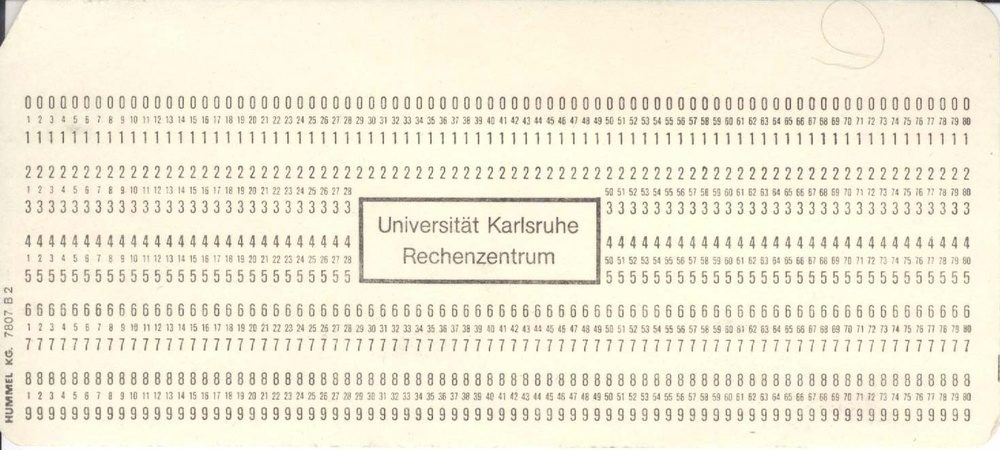
#> input picture PyPunch/template_card.jpg, 1000 x 450 px, shrunk from 1469 x 661 before the run
$ python main.py
#> lines starting #> are read from the running program, lines starting #| are printed output that depends on the picture
from PIL import Image, ImageDraw
import sys
import os
from .mappings import MAPPINGS as MAP


def build_card(command: str = "Example Command", out_file="out_card.png"):
#> called with command = 'test', out_file = 'out_card.png'
    if len(command) > 72:
        raise Exception("Command too long")
    # Template image taken from Columbia University
    # http://www.columbia.edu/cu/computinghistory/karlsruhe-card.jpg
    # im = Image.open('PyPunch/template_card.jpg').copy()
    im = Image.open(os.path.join(os.path.dirname(__file__), 'template_card.jpg')).copy()
#> im is the input picture: PIL image 1000x450 RGB; mean R, G, B 242.9, 237.4, 217.9
    draw = ImageDraw.Draw(im)
    counter = 0
    for c in command:
        if c != ' ':
            draw_punch(draw, counter, c)
        counter += 1
#> after the loop, counter = 4
    im.save(out_file)
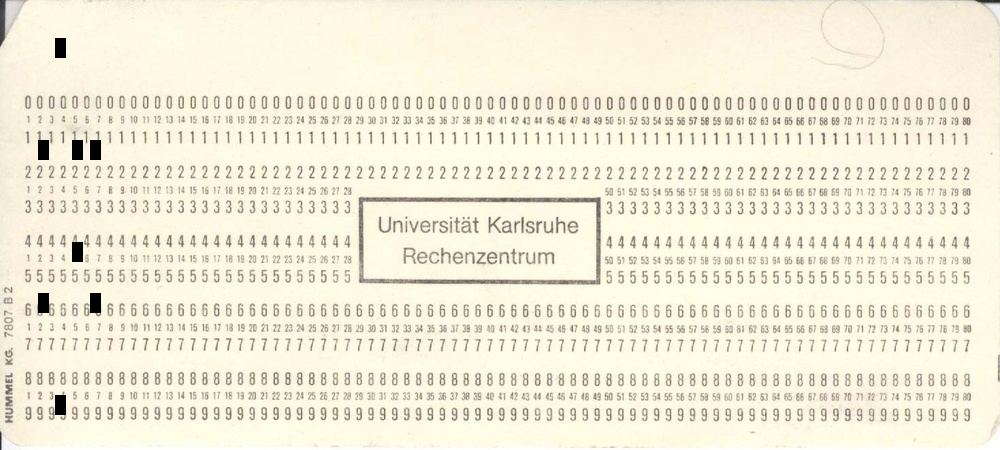
#> saved as out_card.png: PIL image 1000x450 RGB; mean R, G, B 241.9, 236.5, 217


def draw_punch(draw: ImageDraw, col: int, c: chr):
    row_offset = 51
    col_offset = 17.4

    for cell in MAP[c.upper()]:
        row_start = 38 + (cell * row_offset)
        col_start = 38 + (col * col_offset)
        _draw_punch(draw, row_start=row_start, col_start=col_start)


def _draw_punch(draw: ImageDraw, col_start, row_start):
    punch_height = 19
    punch_width = 10
    punch_color = (0, 0, 0)

    col_end = col_start + punch_width
    row_end = row_start + punch_height

    draw.rectangle([col_start, row_start, col_end, row_end], fill=punch_color)


if __name__ == '__main__':
    args = sys.argv
    args.remove(sys.argv[0])
    while len(args):
        build_card(sys.argv.pop())
    build_card("test")
